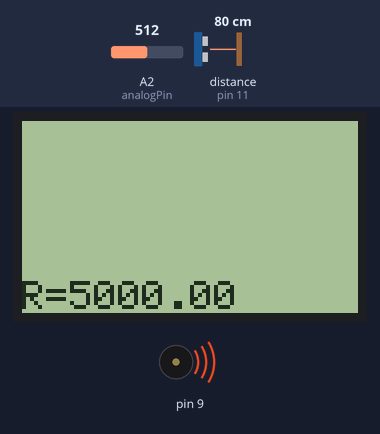
Bench run of a sketch on a simulated Arduino Uno, built with avr-gcc and run on an emulated ATmega328P. Parts: 84×48 one-colour display, buzzer (waves = sounding). Wiring (inferred from the names in the program): ultrasonic range finder: trigger pin 12; echo pin 11. The inputs (shaded band) are chosen by the test bench; at power-on: distance to the obstacle (sensor on pin 11) 80 cm, A2 (analogPin) = 512. The echo pulse lasts 58.3 µs per cm.

Above: at 1.2 s.
1.3 s: distance to the obstacle (sensor on pin 11) set to 2 cm
3.7 s: A2 (analogPin) set to 0
At 4.18 s:
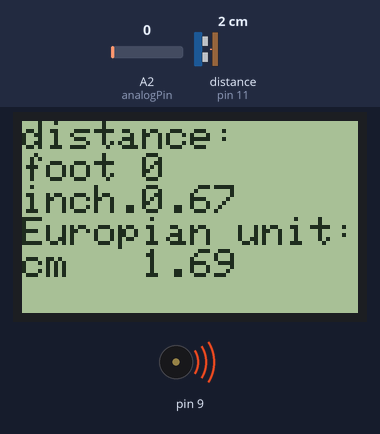
5.5 s: distance to the obstacle (sensor on pin 11) set to 120 cm
At 5.97 s:
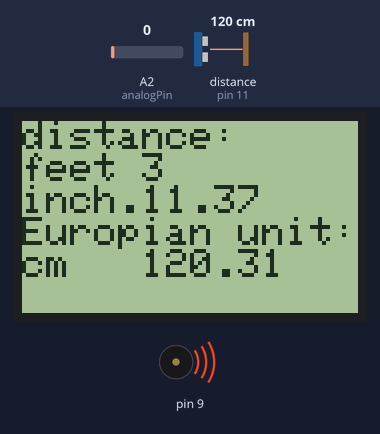
7.9 s: distance to the obstacle (sensor on pin 11) set to 4 cm
At 8.24 s:
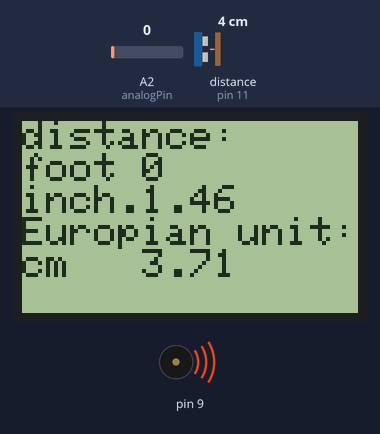
10.9 s: A2 (analogPin) set to 511
At 11.08 s:
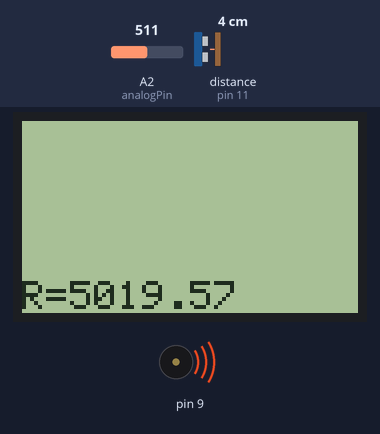
13.9 s: distance to the obstacle (sensor on pin 11) set to 35 cm
Timing chart, 0 to 16.9 s (numbered marks = the images above; inputs shaded):
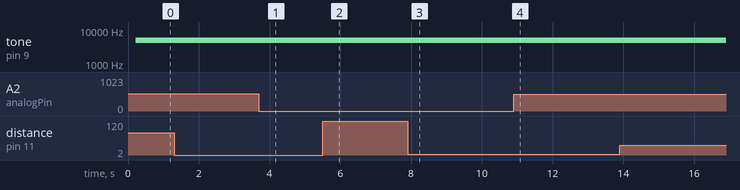

Measured:
- after the input at 5.5 s, the display: first differs from a run without the input after 0.33 s (image 2)
- after the input at 7.9 s, the display: first differs from a run without the input after 0.26 s (image 3)
- after the input at 10.9 s, tone on pin 9: 5000 Hz → 5019 Hz at once; the display: first differs from a run without the input after 0.09 s (image 4)

The sketch:

Arduino-based_ohm_meter_and_distance_meter.ino
```cpp
// Arduino-based ohm meter and distance meter
// Developed by Maxim Bortnikov
// For more information visit: https://github.com/Northstrix/Arduino-based_ohm_meter_and_distance_meter
#include <Adafruit_GFX.h>
#include <Adafruit_PCD8544.h>
Adafruit_PCD8544 display = Adafruit_PCD8544(3, 4, 5, 6, 7);
int analogPin= 2; // Resistor's pin
int raw= 0;
int Vin= 5;
float Vout= 0;
float R1= 5000; // Value of your equivalent resistor in ohms
float R2= 0;
float buffer= 0;
int echoPin = 11; // Set a echo pin
int trigPin = 12; // Set a trig pin
void setup() {
display.begin();
display.clearDisplay();
display.display();
pinMode(trigPin, OUTPUT);
pinMode(echoPin, INPUT);
}

void loop() {
float duration, inch, inc,ft,foot,cm;
int feet,q,m;
digitalWrite(trigPin, LOW);
delayMicroseconds(2);
digitalWrite(trigPin, HIGH);
delayMicroseconds(10);
digitalWrite(trigPin, LOW);
duration = pulseIn(echoPin, HIGH);
inch = duration / 147.32; // some math down here
cm = duration / 58;
ft = inch / 12;
feet = ft;
q = 12;
foot = q * feet;
inc = inch -  foot;
display.clearDisplay();
delay(50);
display.setContrast(255);
  if (feet >= 2) {
  display.setCursor(0,8);
display.println("feet");
display.display();
}
  else {
    display.setCursor(0,8);
display.println("foot");
display.display();
  }// Displaying all units
display.setTextSize(1);
display.setTextColor(BLACK);
display.setCursor(0,0);
display.println("distance:");
display.display();
display.setCursor(30,8);
display.println(feet);
display.display();
display.setCursor(30,16);
display.println(inc);
display.display();
display.setCursor(0,16);
display.println("inch.");
display.display();
display.setCursor(0,16);
display.println("inch.");
display.display();
display.setCursor(0,24);
display.println("Europian unit:");
display.display();
display.setCursor(0,32);
display.println("cm");
display.display();
display.setCursor(30,32);
display.println(cm);
display.display();

raw= analogRead(analogPin); // Calculating the value of the second resistor
if(raw)
{
buffer= raw * Vin;
Vout= (buffer)/1024.0;
buffer= (Vin/Vout) -1;
R2= R1 * buffer;
Serial.print("Vout: ");
Serial.println(Vout);
Serial.print("R2: ");
Serial.println(R2);
buffer= 0;
tone(9, R2); // Convert the resistor's value to the frequency (1ohm=1hz). Delete this string if you don't like squeak
display.clearDisplay();
delay(50);
display.setContrast(255);
display.setTextSize(1);
display.setTextColor(BLACK);
display.setCursor(0,40);
display.println("R=");
display.display();
display.setContrast(255);
display.setTextSize(1);
display.setTextColor(BLACK);
display.setCursor(12,40);
display.println(R2);
display.display();
}
}
```
